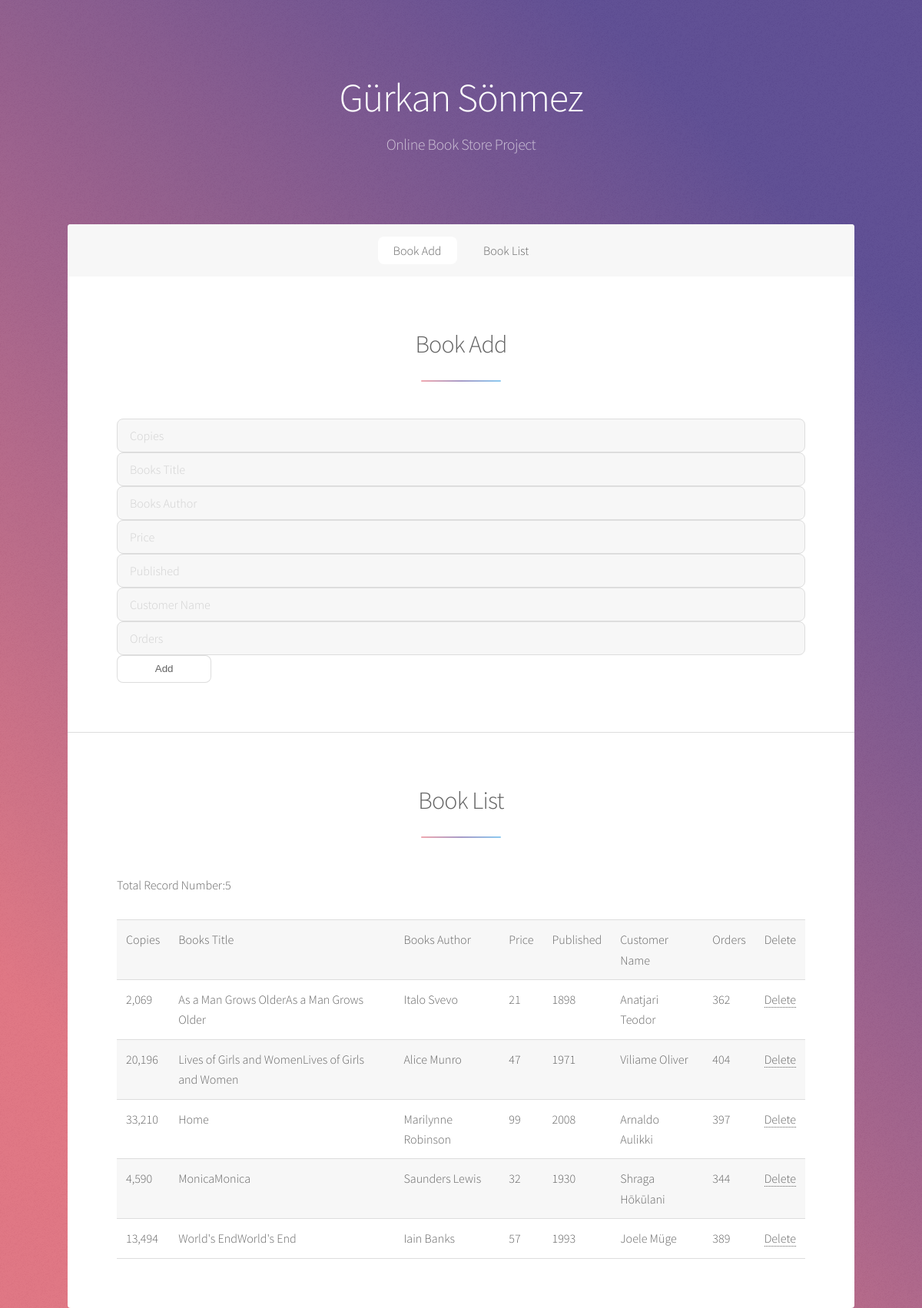
The app's page /gurkanproject/index.php with its own data.
### tables this page shows
CREATE TABLE `books` (
  `idBooks` int(11) NOT NULL,
  `copies` longtext NOT NULL,
  `bookstitle` longtext NOT NULL,
  `booksauthor` longtext NOT NULL,
  `price` longtext NOT NULL,
  `published` longtext NOT NULL,
  `customername` longtext NOT NULL,
  `orders` longtext NOT NULL
);

### gurkanproject/index.php (the view, shortened to what this page needs)
<!DOCTYPE HTML>
<html>
	<head>
		<link rel="stylesheet" href="assets/css/main.css" />
	</head>
	<body class="is-preload">
			<div id="wrapper">
					<header id="header" class="alt">
						<h1>Gürkan Sönmez</h1>
						<p>Online Book Store Project</p>
					</header>
					<nav id="nav">
						<ul>
							<li><a href="#bookadd" class="active">Book Add</a></li>
							<li><a href="#booklist">Book List</a></li>
						</ul>
					</nav>
					<div id="main">
							<section id="bookadd" class="main">
										<header class="major">
											<center><h2>Book Add</h2></center>
										</header>
										<p><?php
?><p>
<form class="form-signup"action="includes/bookadd.inc.php" method="post">
         <input type="text" name="copies" placeholder="Copies">
         <input type="text" name="bookstitle" placeholder="Books Title">
         <input type="text" name="booksauthor" placeholder="Books Author">
         <input type="text" name="price" placeholder="Price">
         <input type="text" name="published" placeholder="Published">
         <input type="text" name="customername" placeholder="Customer Name">
         <input type="text" name="orders" placeholder="Orders">
         <button type="submit" name="signup-submit">Add</button>
       </form>
	   </p></p>
							</section>
							<section id="booklist" class="main">
								<header class="major">
									<center><h2>Book List</h2></center>
								</header>
								<p>
								<?php
require 'includes/dbh.inc.php';
$query='select * from books';
 $verileriCek = mysqli_query($conn,$query);
 echo "Total Record Number:";
 echo mysqli_num_rows($verileriCek);
echo "<table border=1>";
echo "<tr><td>Copies</td><td>Books Title</td><td>Books Author</td><td>Price</td><td>Published</td><td>Customer Name</td><td>Orders</td><td>Delete</td></tr>";
                while ($b=mysqli_fetch_array($verileriCek)){
                    $copies = $b['copies'];
                    $bookstitle = $b['bookstitle'];
                    $booksauthor = $b['booksauthor'];
                    $price = $b['price'];
                    $published = $b['published'];
                    $customername = $b['customername'];
                    $orders = $b['orders'];
                    $bid=$b['idBooks'];
                    echo "<tr>
                    <td>$copies</td>
                    <td>$bookstitle</td>
                    <td>$booksauthor</td>
                    <td>$price</td>
                    <td>$published</td>
                    <td>$customername</td>
                    <td>$orders</td>
                    <td><a href='index.php?removeid=$bid'>Delete</a></td>
                </tr>";
                }
                echo "</table>";
  ?>
								</p>
							</section>
			</div>
			</div>
	</body>
</html>
</html>

### records on screen
books: copies "2,069", bookstitle "As a Man Grows OlderAs a Man Grows Older", booksauthor "Italo Svevo", price "21", published "1898", customername "Anatjari Teodor", orders "362"
books: copies "20,196", bookstitle "Lives of Girls and WomenLives of Girls and Women", booksauthor "Alice Munro", price "47", published "1971", customername "Viliame Oliver", orders "404"
books: copies "33,210", bookstitle "Home", booksauthor "Marilynne Robinson", price "99", published "2008", customername "Arnaldo Aulikki", orders "397"
books: copies "4,590", bookstitle "MonicaMonica", booksauthor "Saunders Lewis", price "32", published "1930", customername "Shraga Hōkūlani", orders "344"
books: copies "13,494", bookstitle "World's EndWorld's End", booksauthor "Iain Banks", price "57", published "1993", customername "Joele Müge", orders "389"

### other values on screen
mysqli_num_rows($verileriCek) "5"
